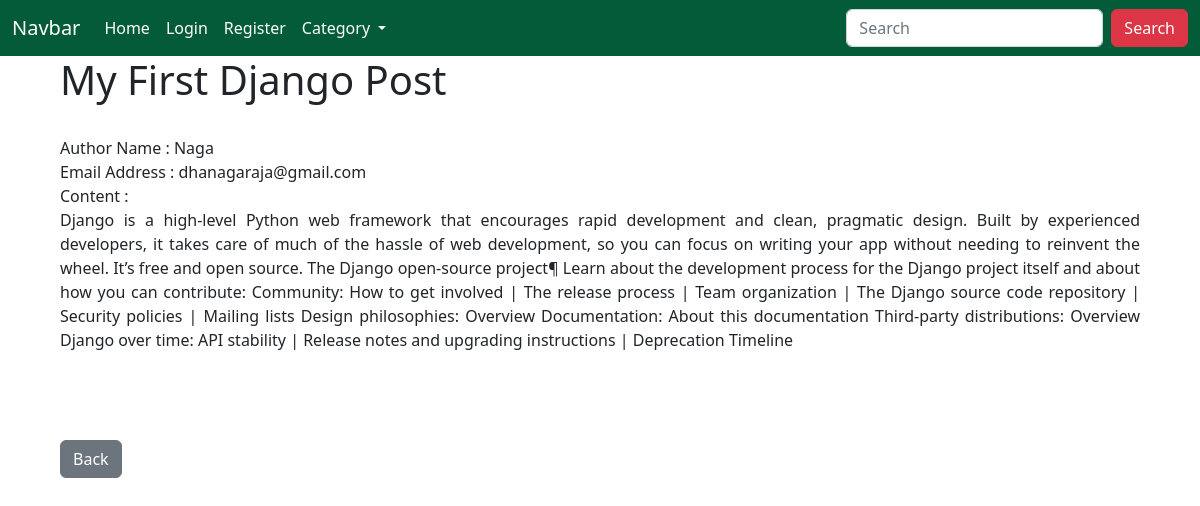
The app's page /article/1 with its own data.
### myblog/models.py (models this page shows, shortened)
class Post(models.Model):
    title = models.CharField(max_length=50)
    author = models.ForeignKey(User, on_delete=models.CASCADE)
    body = models.TextField()
    stamp = models.DateTimeField(auto_now_add=True)
    category = models.ForeignKey(Category, on_delete=models.DO_NOTHING, null=True)

### myblog/views.py (the view)
# urls.py: path('article/<int:pk>', ArticleDetailView.as_view(), name='detail-view'),
class ArticleDetailView(DetailView):
    model=Post
    template_name= 'article_detail.html'
    def get_context_data(self, *args, **kwargs):
        cat_menu = Category.objects.all()
        context = super(ArticleDetailView, self).get_context_data(*args, **kwargs)
        context['cat_menu']=cat_menu
        return context

### myblog/models.py (called while the page is built)
    def __str__(self):
        return self.category

### template/article_detail.html
{% extends "base.html" %}
{% block contents %}
<div style="padding-left:5%;padding-right:5%;">
<h1>{{post.title}}</h1>
<br>
Author Name     : {{post.author.first_name}} <br>
Email Address   : {{post.author.email}}<br>
Content         : {{post.body|safe}}<br>
<br/>
<br/>
<a type="button" class="btn btn-secondary" href="{% url 'index' %}">Back</a>
</div>
{% endblock %}

### records on screen
Post: title "My First Django Post", author.first_name "Naga", author.email "dhanagaraja@gmail.com", body "Django is a high-level Python web framework that encourages rapid development and clean, pragmatic design. Built by experienced developers, it takes care of much of the hassle of web development, so you can focus on writing your app without needing to reinvent the wheel. It’s free and open source. The Django open-source project¶ Learn about the development process for the Django project itself and about how you can contribute: Community: How to get involved | The release process | Team organization | The Django source code repository | Security policies | Mailing lists Design philosophies: Overview Documentation: About this documentation Third-party distributions: Overview Django over time:…"
